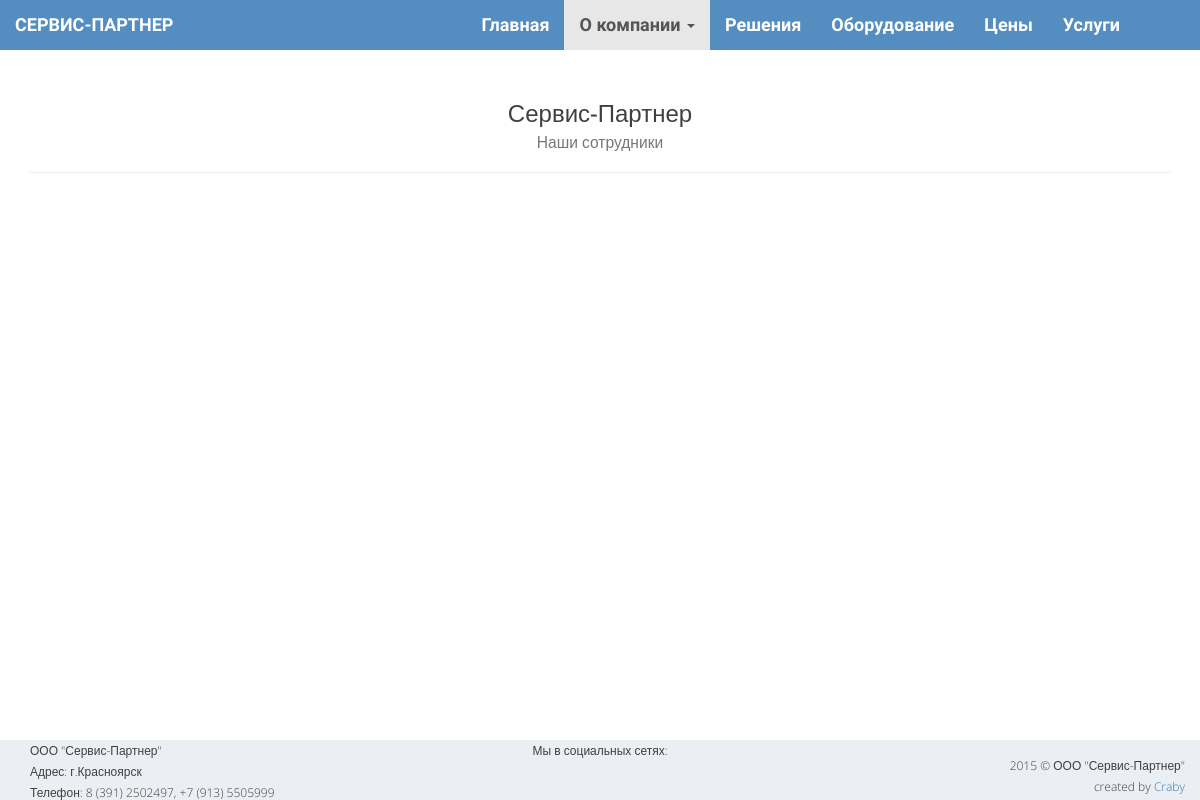
The page /workers on the database as committed earlier.
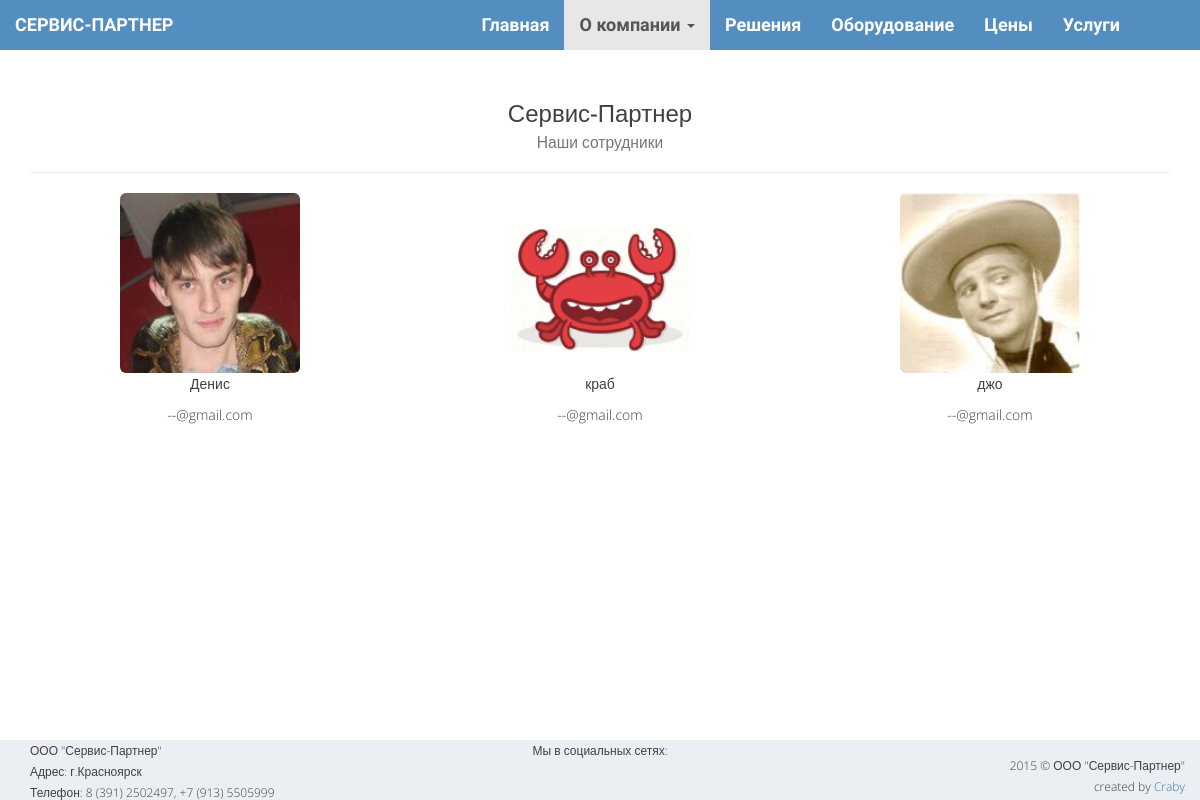
The same page on the database as committed later.
### opensky/models.py (models this page shows, shortened)
class Worker(models.Model):
    name = models.CharField("Имя", max_length=30)
    last_name = models.CharField("Фамилия", max_length=30)
    birth_day = models.DateField("День рождения")
    email = models.EmailField("Почта")
    photo = models.ImageField("Фотография")
    phone = models.CharField("Телефон", max_length=100)

### opensky/views.py (the view)
# urls.py: url(r'^workers', views.workers, name='workers'),
def workers(request):
    data = {
        'workers': Worker.objects.all(),
        'widgets': SocialWidget.objects.all(),
        'office': Office.objects.get(pk=1),
    }
    return render(request, 'opensky/workers.html', data)

### opensky/models.py (called while the page is built)
    def phone(self):
        return self.phone_str.split(';')

### opensky/templates/opensky/workers.html
{% extends "opensky/template.html" %}
{% block body %}
    <div class="container text-center">
        <div class="page-header">
            <h3 class="title">Сервис-Партнер <br>
                <small>Наши сотрудники</small>
            </h3>
        </div>
    </div>
    <div class="container text-center">
        <div class="row">
        {% for person in workers %}
            <div class="col-md-4">
                <figure>
                    <img class="img-rounded" src="{{MEDIA_URL}}{{person.photo}}" height="50%" width="50%"/>
                </figure>
                <p>{{person.name}} {{person.lastname}}</p>
                <p>{{person.email}}</p>
            </div>
        {% endfor %}
        </div>
    </div>
{% endblock %}

Rows that differ between the two databases and show on the page:
added Worker: photo (picture), name "Денис", email "--@gmail.com"
added Worker: photo (picture), name "краб", email "--@gmail.com"
added Worker: photo (picture), name "джо", email "--@gmail.com"
